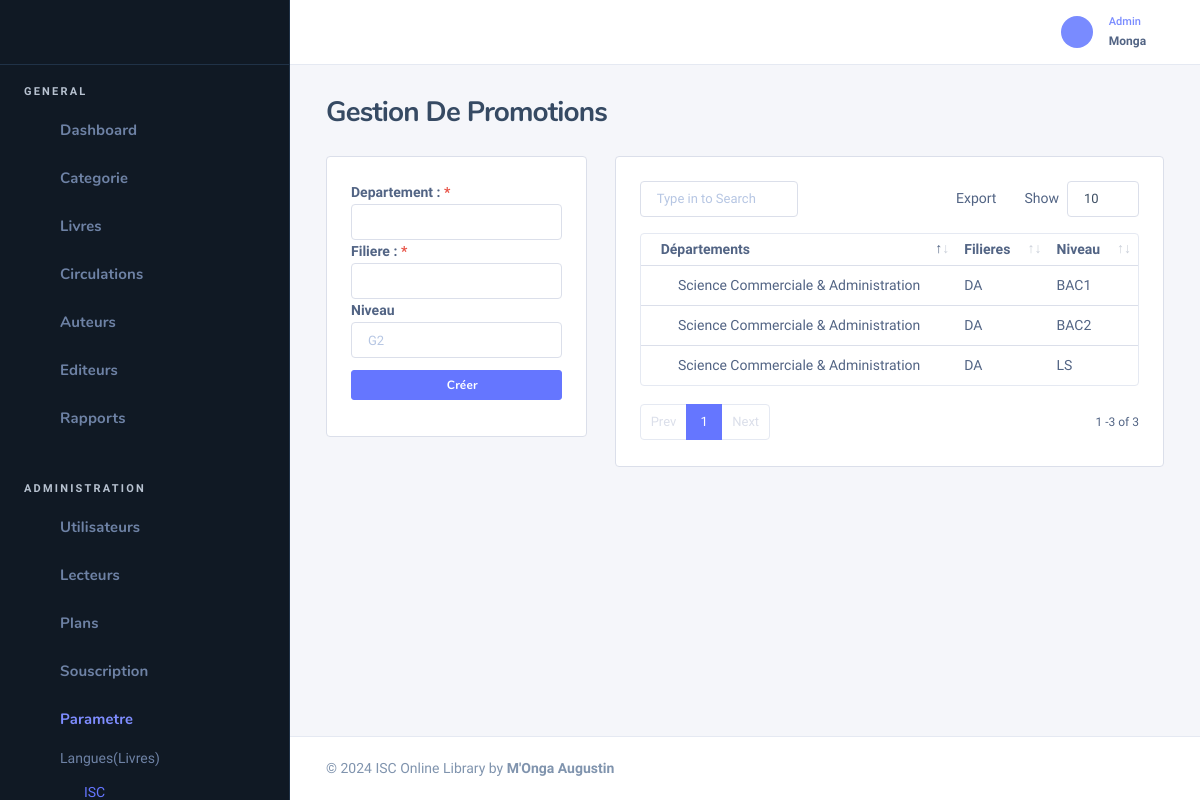
The app's page /classes (signed in) with its own data.
### tables this page shows
CREATE TABLE `tbl_departements` (
  `dep_id` int(11) NOT NULL,
  `dep` varchar(100) DEFAULT NULL,
  `fac_id` int(11) NOT NULL
);

CREATE TABLE `tbl_faculties` (
  `fac_id` int(11) NOT NULL,
  `fac` varchar(100) DEFAULT NULL
);

CREATE TABLE `tbl_classes` (
  `classe_id` int(11) NOT NULL,
  `classe` varchar(100) DEFAULT NULL,
  `promotion` varchar(20) NOT NULL,
  `dep_id` int(11) DEFAULT NULL
);

### Models/Admin/member.class.php (called while the page is built, shortened)
<?php
class Member
{
    public function getClasses()
    {
        $db = getConnection();
        $add = $db->prepare(" SELECT * FROM tbl_departements as d,tbl_faculties as f, tbl_classes as c
                              WHERE f.fac_id=d.fac_id and c.dep_id=d.dep_id");
        $add->execute();
        $tbP = array();
        while ($data =  $add->fetchObject()) {
            $tbP[] = $data;
        }
        return $tbP;
    }
}

### Vues/Admin/classes.php (the view, shortened to what this page needs)
<div class="row">
    <div class="col-lg-4">
        <div class="card card-bordered card-preview">
            <div class="card-inner">
                <form method="post" id="formulaire_classe">
                    <div class="row">
                        <div class="col-sm-12">
                            <div class="form-group">
                                <b><label>Departement : </label> <span class="text-danger">*</span></b>
                            </div>
                        </div>
                        <div class="col-sm-12">
                            <div class="form-group">
                                <b><label>Filiere : </label> <span class="text-danger">*</span></b>
                            </div>
                        </div>
                        <div class="col-sm-12">
                            <div class="form-group">
                                <b><label>Niveau </label></b>
                                <input type='text' name="niv" placeholder="G2" class="form-control" id="niv">
                            </div>
                        </div>
                        <div class="col-sm-12 my-2">
                            <div class="form-group">
                                <button class="btn btn-primary btn-block btn-sm" type="submit"><i class="fa fa-plus fa-fw"></i> Créer</button>
                            </div>
                        </div>
                    </div>
                </form>
            </div>
        </div>
    </div>
    <div class="col-lg-8">
        <div class="card card-bordered card-preview">
            <div class="card-inner">
                <table class="datatable-init-export nowrap table" data-export-title="Export">
                    <thead>
                        <tr>
                            <th>Départements</th>
                            <th>Filieres</th>
                            <th>Niveau</th>
                        </tr>
                    </thead>
                    <tbody>
                        <?php foreach ($classes as $e) : ?>
                            <tr class="odd gradeX">
                                <td><?= $e->fac ?></td>
                                <td><?= $e->dep ?></td>
                                <td><?= $e->classe ?></td>
                            </tr>
                        <?php endforeach ?>
                    </tbody>
                </table>
            </div>
        </div>
    </div>
</div>

### records on screen
tbl_departements: fac.fac "Science Commerciale & Administration", dep "DA", tbl_classes.classe "BAC1", tbl_classes.classe "BAC2", tbl_classes.classe "LS"

### other values on screen
$_SESSION['noms'] "Monga"
